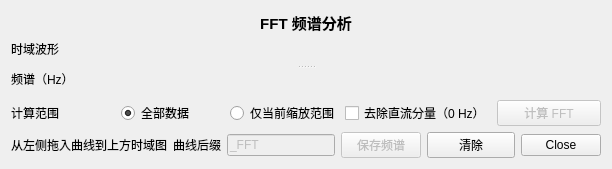
<?xml version="1.0" encoding="UTF-8"?>
<ui version="4.0">
 <class>toolbox_fft</class>
 <widget class="QWidget" name="toolbox_fft">
  <property name="windowTitle"><string>FFT 频谱分析</string></property>
  <layout class="QVBoxLayout" name="verticalLayout" stretch="0,1,0,0">
   <item><widget class="QLabel" name="label_7">
     <property name="font">
      <font>
       <pointsize>11</pointsize>
       <weight>75</weight>
       <bold>true</bold>
      </font>
     </property>
     <property name="text">
      <string>FFT 频谱分析</string>
     </property>
     <property name="alignment">
      <set>Qt::AlignCenter</set>
     </property>
    </widget></item>
   <item>
    <widget class="QSplitter" name="plotSplitter">
     <property name="orientation"><enum>Qt::Vertical</enum></property>
     <property name="childrenCollapsible"><bool>false</bool></property>
     <property name="handleWidth"><number>6</number></property>
     <widget class="QWidget" name="timePanel"><layout class="QVBoxLayout" name="timePanelLayout">
<property name="leftMargin"><number>0</number></property><property name="topMargin"><number>0</number></property><property name="rightMargin"><number>0</number></property><property name="bottomMargin"><number>0</number></property>
<item><widget class="QLabel" name="timePanelTitle"><property name="text"><string>时域波形</string></property></widget></item>
<item><widget class="QFrame" name="framePlotPreviewA">
       <property name="autoFillBackground">
        <bool>false</bool>
       </property>
       <property name="frameShape">
        <enum>QFrame::Box</enum>
       </property>
       <property name="frameShadow">
        <enum>QFrame::Plain</enum>
       </property>
      </widget></item>
</layout></widget>
     <widget class="QWidget" name="spectrumPanel"><layout class="QVBoxLayout" name="spectrumPanelLayout">
<property name="leftMargin"><number>0</number></property><property name="topMargin"><number>0</number></property><property name="rightMargin"><number>0</number></property><property name="bottomMargin"><number>0</number></property>
<item><widget class="QLabel" name="spectrumPanelTitle"><property name="text"><string>频谱（Hz）</string></property></widget></item>
<item><widget class="QFrame" name="framePlotPreviewB">
     <property name="frameShape">
      <enum>QFrame::Box</enum>
     </property>
     <property name="frameShadow">
      <enum>QFrame::Plain</enum>
     </property>
    </widget></item>
</layout></widget>
    </widget>
   </item>
   <item><layout class="QHBoxLayout" name="fftOptions"><item><widget class="QLabel" name="label_6">
         <property name="text">
          <string>计算范围</string>
         </property>
        </widget></item>
<item><widget class="QRadioButton" name="radioAll">
         <property name="text">
          <string>全部数据</string>
         </property>
         <property name="checked">
          <bool>true</bool>
         </property>
        </widget></item>
<item><widget class="QRadioButton" name="radioZoomed">
         <property name="text">
          <string>仅当前缩放范围</string>
         </property>
        </widget></item>
<item><widget class="QCheckBox" name="checkAverage">
         <property name="text">
          <string>去除直流分量（0 Hz）</string>
         </property>
        </widget></item>
<item><widget class="QPushButton" name="pushButtonCalculate">
         <property name="enabled">
          <bool>false</bool>
         </property>
         <property name="text">
          <string>计算 FFT</string>
         </property>
        </widget></item>

</layout></item>
   <item><layout class="QHBoxLayout" name="fftActions"><item><widget class="QLabel" name="label">
       <property name="text">
        <string>从左侧拖入曲线到上方时域图</string>
       </property>
      </widget></item>
<item><widget class="QLabel" name="label_2">
       <property name="text">
        <string>曲线后缀</string>
       </property>
      </widget></item>
<item><widget class="QLineEdit" name="lineEditSuffix">
       <property name="enabled">
        <bool>false</bool>
       </property>
       <property name="minimumSize">
        <size>
         <width>50</width>
         <height>0</height>
        </size>
       </property>
       <property name="maximumSize">
        <size>
         <width>150</width>
         <height>16777215</height>
        </size>
       </property>
       <property name="text">
        <string>_FFT</string>
       </property>
      </widget></item>
<item><widget class="QPushButton" name="pushButtonSave">
       <property name="enabled">
        <bool>false</bool>
       </property>
       <property name="text">
        <string>保存频谱</string>
       </property>
      </widget></item>
<item><spacer name="bottomStretch"><property name="orientation"><enum>Qt::Horizontal</enum></property><property name="sizeHint" stdset="0"><size><width>0</width><height>0</height></size></property></spacer></item>
<item><widget class="QPushButton" name="pushButtonClear">
       <property name="minimumSize">
        <size>
         <width>88</width>
         <height>26</height>
        </size>
       </property>
       
       <property name="toolTip">
        <string>清除波形</string>
       </property>
       <property name="text">
        <string>清除</string>
       </property>
       <property name="iconSize">
        <size>
         <width>14</width>
         <height>14</height>
        </size>
       </property>
      </widget></item>
<item><widget class="QDialogButtonBox" name="buttonBox">
     <property name="standardButtons">
      <set>QDialogButtonBox::Close</set>
     </property>
    </widget></item></layout></item>
  </layout>
 </widget>
 <resources/>
 <connections/>
</ui>
